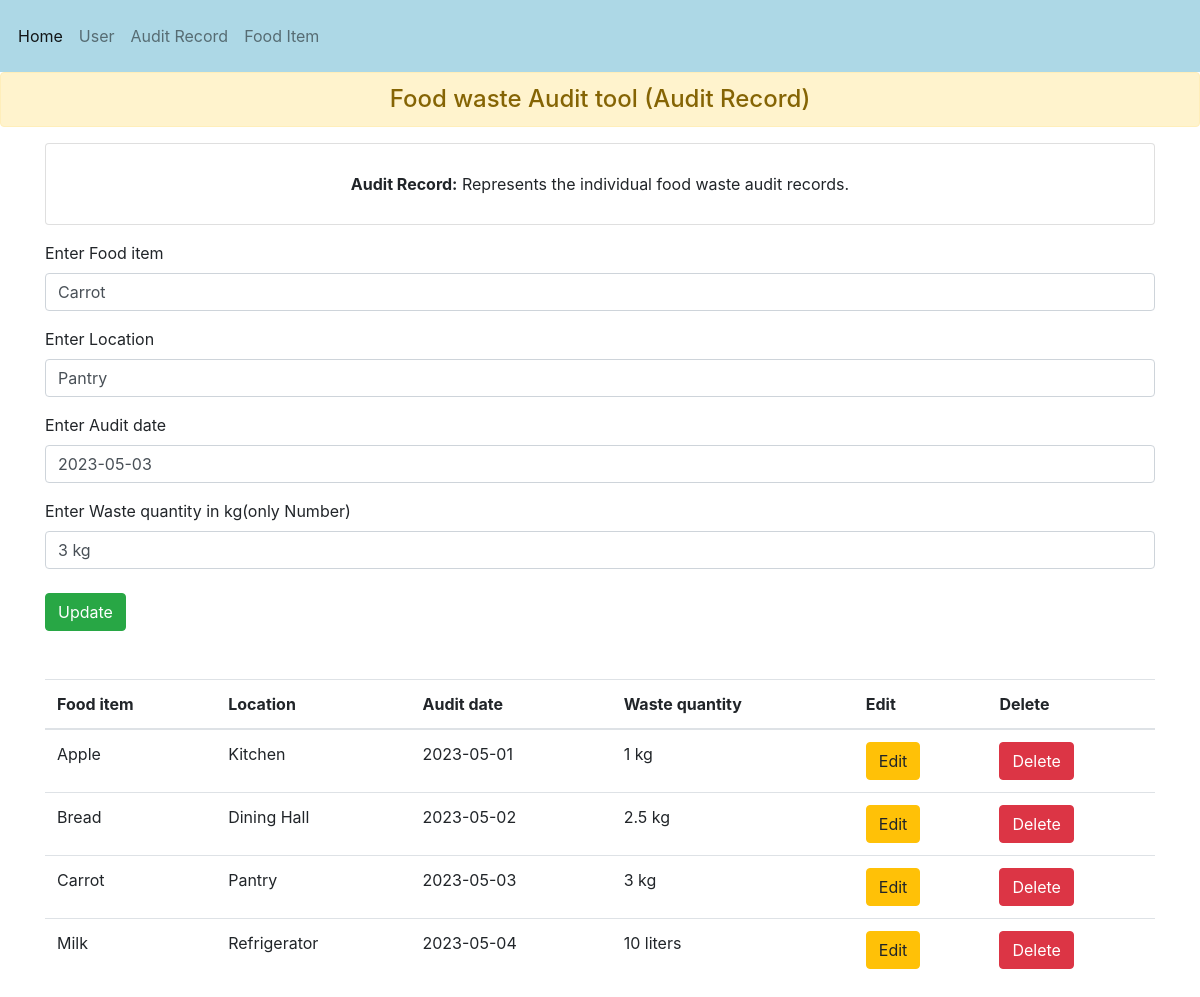
/update_audit_record/19, run on the app's committed database.
### app/models.py (models this page shows, shortened)
class Audit_Record(models.Model):
    food_item  = models.TextField()
    location = models.CharField(max_length=200)
    audit_date = models.TextField()
    waste_quantity = models.TextField()

### app/views.py (the view)
# urls.py: path('update_audit_record/<str:id>', views.UPDATE_audit_record, name='update_audit_record'),
def UPDATE_audit_record(request, id):
    sel_fooditem = Audit_Record.objects.get(id = id)
    re = Audit_Record.objects.all()
    context = {
        'sel_fooditem' : sel_fooditem,
        're' : re,
    }
    return render(request, 'audit_record.html', context)

### app/templates/audit_record.html (shortened to what this page needs)
{% load static %}
<!doctype html>
<html lang="en">
  <head>
    <link rel="stylesheet" href="https://cdn.jsdelivr.net/npm/bootstrap@4.3.1/dist/css/bootstrap.min.css">
    <link rel="stylesheet" type="text/css" href="{% static 'style.css' %}">
  </head>
  <body>
    <nav class="navbar navbar-expand-lg navbar-light ">
        <div class="collapse navbar-collapse" id="navbarNavAltMarkup">
          <div class="navbar-nav">
            <a class="nav-item nav-link active" href="{% url 'index' %}">Home</a>
            <a class="nav-item nav-link" href="{% url 'user' %}">User</a>
            <a class="nav-item nav-link" href="{% url 'audit_record' %}">Audit Record</a>
            <a class="nav-item nav-link" href="{% url 'food_items' %}">Food Item</a>
          </div>
        </div>
      </nav>
    <h4 class="alert alert-warning text-center">Food waste Audit tool (Audit Record)</h4>
    <div class="container text-center">
      <div class="card p-3">
        <ul class="list-group list-group-flush">
          <li class="list-group-item"><strong>Audit Record:</strong> Represents the individual food waste audit records.</li>
        </ul>
      </div>
    </div>
    <div class="container mt-3">
        {% if sel_fooditem %}
        <form method="POST" action="{% url 'update_done_audit_record' sel_fooditem.id %}">
            <div class="form-group">
              <label>Enter Food item</label>
              <input type="text" class="form-control" value="{{sel_fooditem.food_item}}" name="food_item" placeholder="Represents which food item was wasted" required>
            </div>
            <div class="form-group">
                <label>Enter Location</label>
                <input type="text" class="form-control" value="{{sel_fooditem.location}}"  name="location" placeholder="Represents the location of the food waste audit" required>
            </div>
            <div class="form-group">
                <label>Enter Audit date</label>
                <input type="text" class="form-control" value="{{sel_fooditem.audit_date}}" name="audit_date" placeholder="Represents the date of the food waste audit" required>
            </div>
            <div class="form-group">
                <label>Enter Waste quantity in kg(only Number)</label>
                <input type="text" class="form-control" value="{{sel_fooditem.waste_quantity}}" name="waste_quantity" pattern="[0-9]+" placeholder="Store the quantity of food waste recorded during the audit" required>
            </div>
            <button type="submit" class="btn btn-success">Update</button>
        </form>
        {% endif %}
    </div>
<div class="container mt-5">
    <table class="table">
        <thead>
          <tr>
            <th scope="col">Food item</th>
            <th scope="col">Location</th>
            <th scope="col">Audit date</th>
            <th scope="col">Waste quantity</th>
            <th scope="col">Edit</th>
            <th scope="col">Delete</th>
          </tr>
        </thead>
        <tbody>
            {% for i in re %}
            <tr>
                <td>{{i.food_item}}</td>
                <td>{{i.location}}</td>
                <td>{{i.audit_date}}</td>
                <td>{{i.waste_quantity}}</td>
                <td>
                    <a href="/update_audit_record/{{i.id}}" class="btn btn-warning">Edit</a>
                </td>
                <td>
                    <a href="/delete_audit_record/{{i.id}}" class="btn btn-danger">Delete</a>
                </td>
            </tr>
            {% endfor %}
        </tbody>
      </table>
</div>
  </body>
</html>

### app/static/style.css (style rules this page uses)
.navbar { background-color: lightblue; overflow: hidden; display: flex; justify-content: flex-start; padding: 10px; }
.navbar a { color: white; text-align: center; padding: 14px 16px; text-decoration: none; }

### data on the page
Audit_Record: food_item "Carrot", location "Pantry", audit_date "2023-05-03", waste_quantity "3 kg"
Audit_Record: food_item "Apple", location "Kitchen", audit_date "2023-05-01", waste_quantity "1 kg"
Audit_Record: food_item "Bread", location "Dining Hall", audit_date "2023-05-02", waste_quantity "2.5 kg"
Audit_Record: food_item "Milk", location "Refrigerator", audit_date "2023-05-04", waste_quantity "10 liters"
